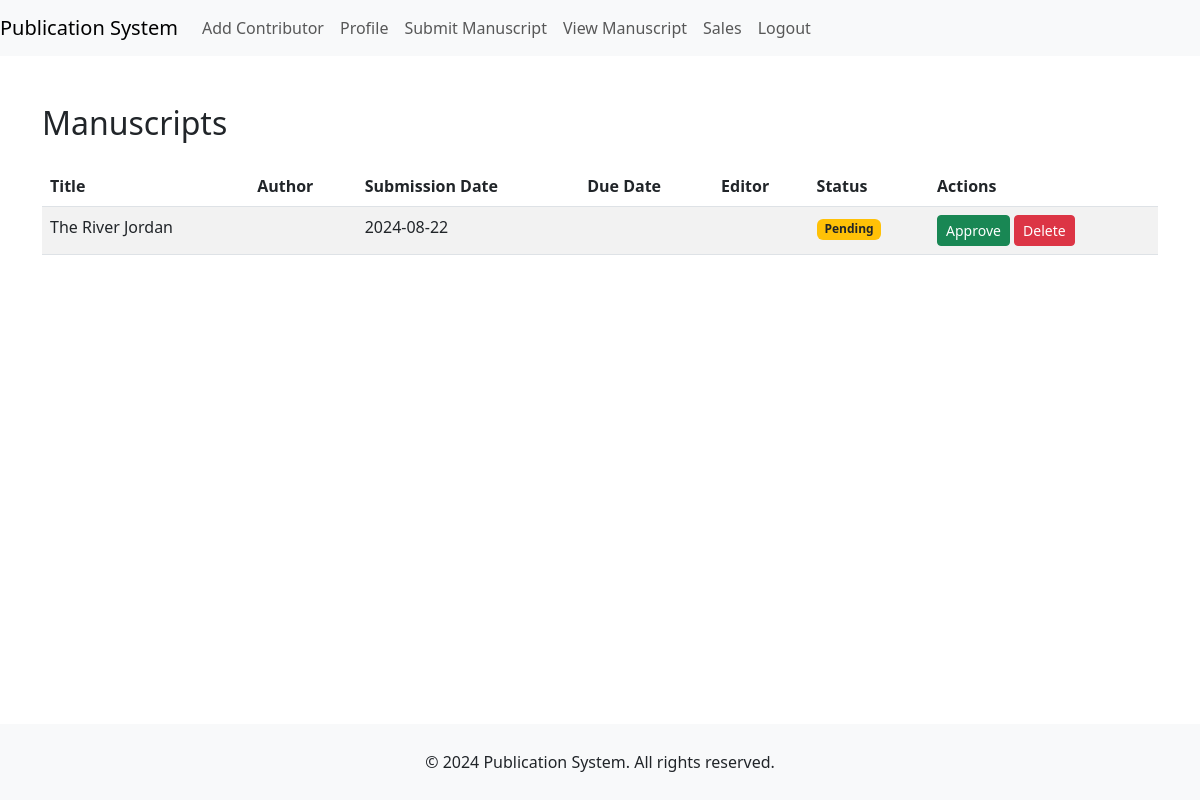
Page /view_manuscript.php (signed in) on the earlier database version.
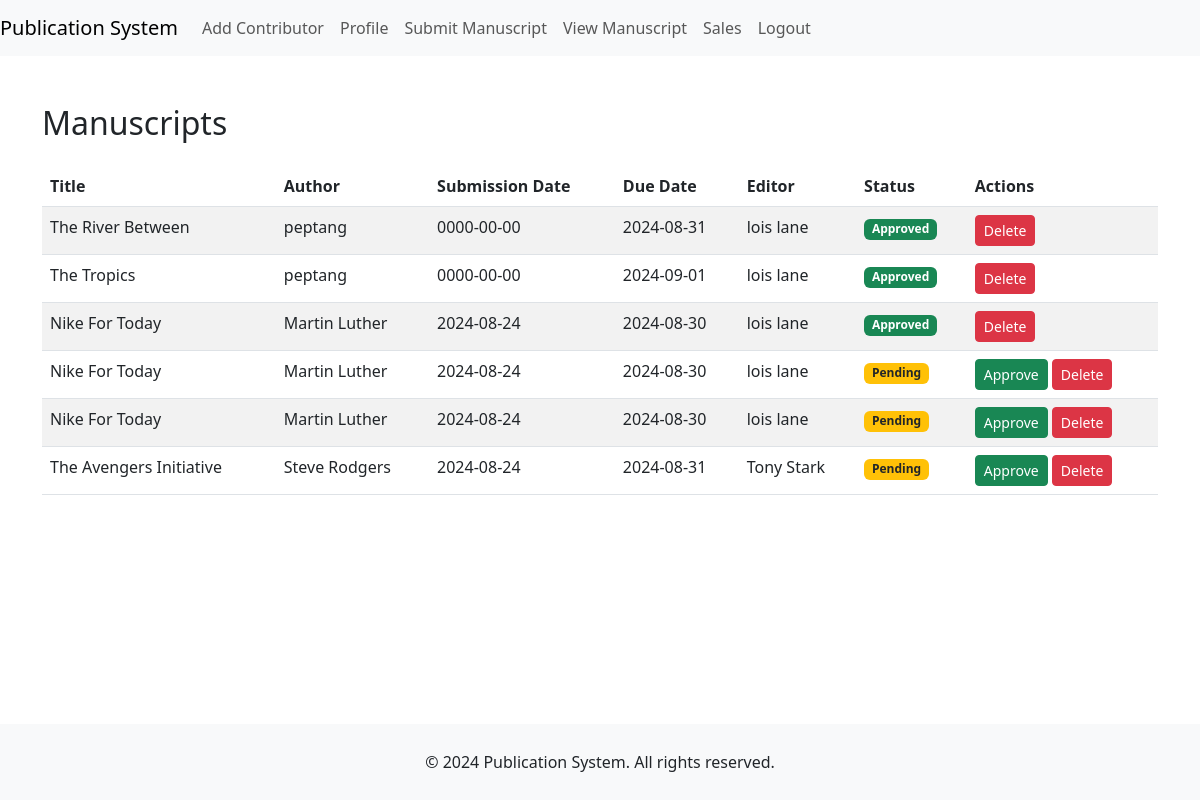
Same page on the later database version.
### tables this page shows
CREATE TABLE `manuscripts` (
  `manuscript_id` int(11) NOT NULL,
  `title` varchar(255) NOT NULL,
  `submission_date` date DEFAULT NULL,
  `status` enum('Pending','Reviewed','Published') DEFAULT 'Pending',
  `author_id` int(11) DEFAULT NULL,
  `editor_id` int(11) DEFAULT NULL,
  `submitted_date` date DEFAULT NULL,
  `due_date` date DEFAULT NULL,
  `remarks` text DEFAULT NULL
);

CREATE TABLE `contributor` (
  `id` int(11) NOT NULL,
  `name` varchar(255) NOT NULL,
  `email` varchar(255) NOT NULL,
  `contact_info` text NOT NULL,
  `role` enum('Author','Editor','Publisher') NOT NULL
);

### view_manuscript.php (the view, shortened to what this page needs)
<?php
include 'db.php';
$result = $conn->query("SELECT m.manuscript_id, m.title, m.submission_date, m.due_date, m.status, c.name AS author, e.name AS editor
                        FROM manuscripts m
                        LEFT JOIN contributor c ON m.author_id = c.id
                        LEFT JOIN contributor e ON m.editor_id = e.id");
?>
<!DOCTYPE html>
<html lang="en">
<head>
    <link href="https://cdn.jsdelivr.net/npm/bootstrap@5.3.0-alpha1/dist/css/bootstrap.min.css" rel="stylesheet">
    <link rel="stylesheet" href="style.css">
</head>
<body>
    <?php include 'navbar.php'; ?>
    <div class="container mt-5">
        <h2 class="mb-4">Manuscripts</h2>
        <table class="table table-striped">
            <thead>
                <tr>
                    <th>Title</th>
                    <th>Author</th>
                    <th>Submission Date</th>
                    <th>Due Date</th>
                    <th>Editor</th>
                    <th>Status</th>
                    <th>Actions</th>
                </tr>
            </thead>
            <tbody>
                <?php while ($row = $result->fetch_assoc()): ?>
                    <tr>
                        <td><?php echo htmlspecialchars($row['title']); ?></td>
                        <td><?php echo htmlspecialchars($row['author']); ?></td>
                        <td><?php echo htmlspecialchars($row['submission_date']); ?></td>
                        <td><?php echo htmlspecialchars($row['due_date']); ?></td>
                        <td><?php echo htmlspecialchars($row['editor']); ?></td>
                        <td>
                            <?php if ($row['status'] == 'Pending'): ?>
                                <span class="badge bg-warning text-dark">Pending</span>
                            <?php else: ?>
                                <span class="badge bg-success">Approved</span>
                            <?php endif; ?>
                        </td>
                        <td>
                            <?php if ($row['status'] == 'Pending'): ?>
                                <a href="view_manuscript.php?approve_id=<?php echo $row['manuscript_id']; ?>" class="btn btn-success btn-sm">Approve</a>
                            <?php endif; ?>
                            <a href="view_manuscript.php?delete_id=<?php echo $row['manuscript_id']; ?>" class="btn btn-danger btn-sm" onclick="return confirm('Are you sure you want to delete this manuscript?');">Delete</a>
                        </td>
                    </tr>
                <?php endwhile; ?>
            </tbody>
        </table>
    </div>
    <footer class="bg-light text-center text-lg-start mt-5">
        <div class="text-center p-3">
            &copy; 2024 Publication System. All rights reserved.
        </div>
    </footer>
</body>
</html>

### navbar.php (shortened to what this page needs)
<!DOCTYPE html>
<html lang="en">
<head>
</head>
<body>
  <nav class="navbar navbar-expand-lg navbar-light bg-light">
    <a class="navbar-brand" href="#">Publication System</a>
    <div class="collapse navbar-collapse" id="navbarNav">
      <ul class="navbar-nav ml-auto">
        <li class="nav-item">
          <a class="nav-link" href="add_contributor.php">Add Contributor</a>
        </li>
        <li class="nav-item">
          <a class="nav-link" href="profile.php">Profile</a>
        </li>
        <li class="nav-item">
          <a class="nav-link" href="submit_manuscript.php">Submit Manuscript</a>
        </li>
        <li class="nav-item">
          <a class="nav-link" href="view_manuscript.php">View Manuscript</a>
        </li>
        <li class="nav-item">
          <a class="nav-link" href="sales.php">Sales</a>
        </li>
        <li class="nav-item">
          <a class="nav-link" href="logout.php">Logout</a>
        </li>
      </ul>
    </div>
  </nav>
</body>
</html>

### style.css (style rules this page uses)
body, html { height: 100%; margin: 0; display: flex; flex-direction: column; }
.container { flex: 1; }
footer { background-color: #f8f9fa; padding: 10px 0; text-align: center; }

Differences in the rows shown:
removed manuscripts: title "The River Jordan", submission_date "2024-08-22", status "Pending"
added manuscripts: title "The River Between", author.name "peptang", submission_date "0000-00-00", due_date "2024-08-31", editor.name "lois lane", status "Approved"
added manuscripts: title "The Tropics", author.name "peptang", submission_date "0000-00-00", due_date "2024-09-01", editor.name "lois lane", status "Approved"
added manuscripts: title "Nike For Today", author.name "Martin Luther", submission_date "2024-08-24", due_date "2024-08-30", editor.name "lois lane", status "Approved"
added manuscripts: title "Nike For Today", author.name "Martin Luther", submission_date "2024-08-24", due_date "2024-08-30", editor.name "lois lane", status "Pending"
added manuscripts: title "Nike For Today", author.name "Martin Luther", submission_date "2024-08-24", due_date "2024-08-30", editor.name "lois lane", status "Pending"
added manuscripts: title "The Avengers Initiative", author.name "Steve Rodgers", submission_date "2024-08-24", due_date "2024-08-31", editor.name "Tony Stark", status "Pending"
